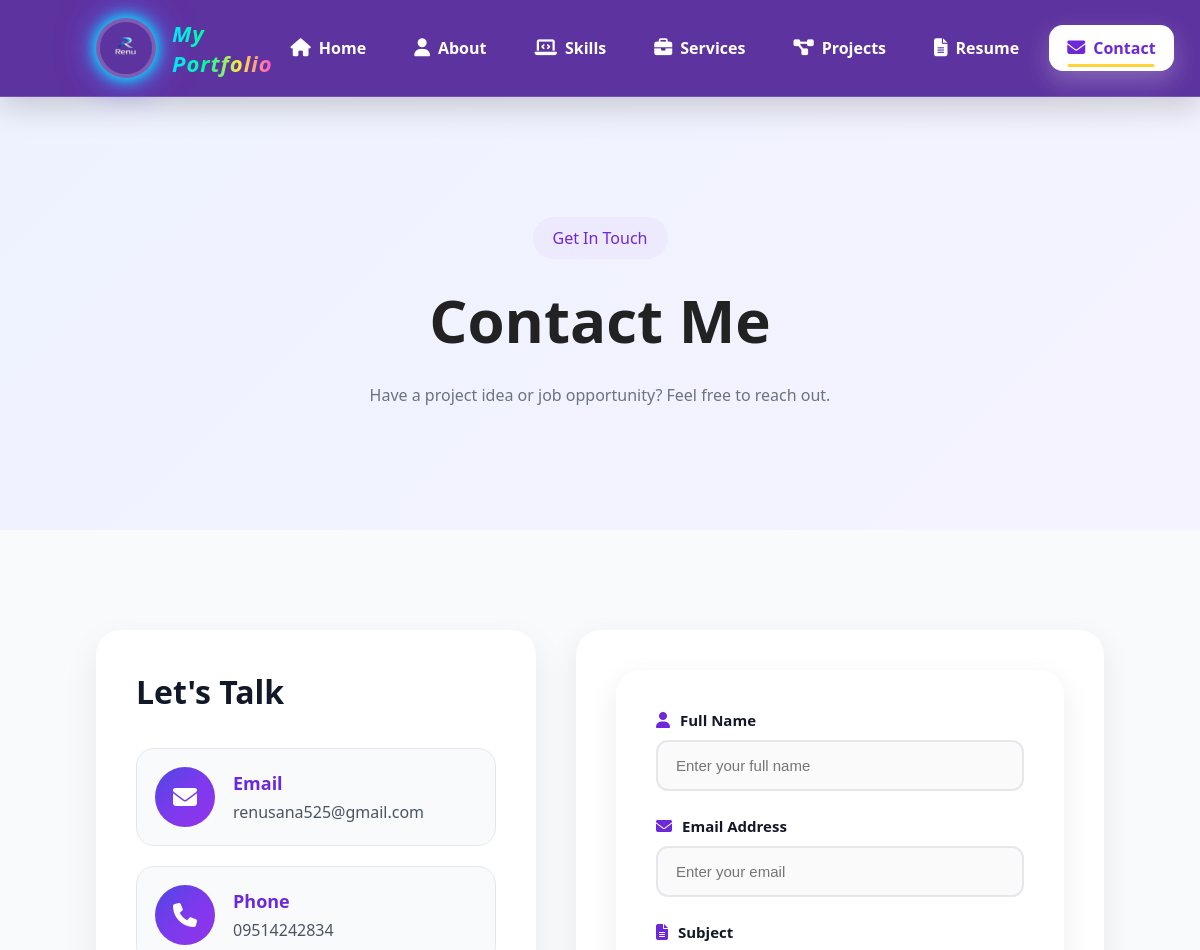
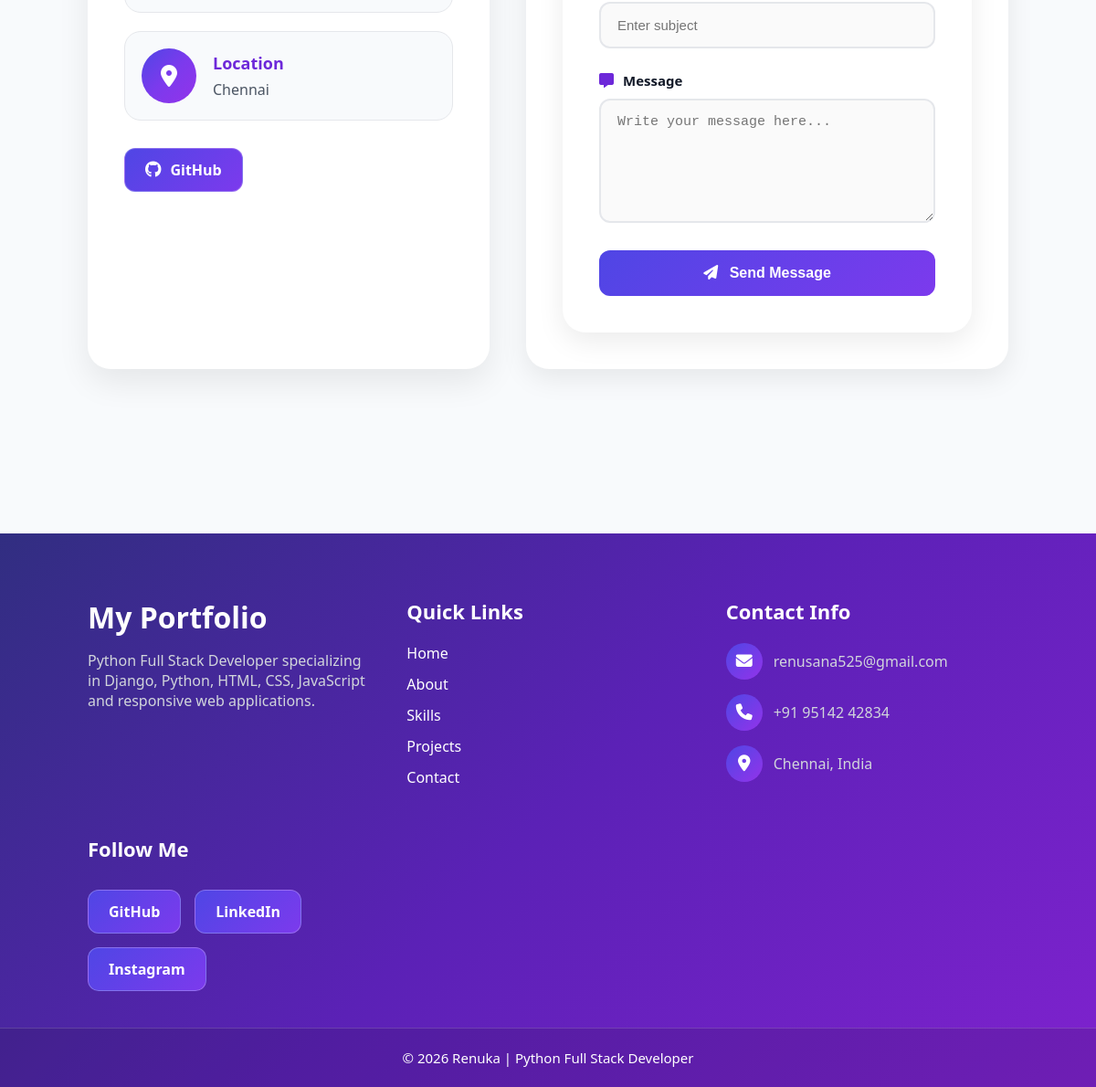
Page /contact/ on the committed database (2 pictures, top to bottom).
### myportfolio/models.py (models this page shows, shortened)
class Profile(models.Model):
    name = models.CharField(max_length=100)
    designation = models.CharField(max_length=150)
    profile_image = models.ImageField(upload_to="profile/")
    short_bio = models.TextField()
    email = models.EmailField()
    phone = models.CharField(max_length=20)
    location = models.CharField(max_length=100)
    github = models.URLField(blank=True)
    linkedin = models.URLField(blank=True)
    resume = models.FileField(upload_to="resume/")

### myportfolio/views.py (the view, shortened to what this page needs)
# urls.py: path("contact/", views.contact, name="contact"),
def contact(request):
    profile = Profile.objects.first()
    context = {"profile": profile}
    return render(request, "portfolio/contact.html", context)

### myportfolio/templates/portfolio/contact.html (shortened to what this page needs)
{% extends 'base.html' %}
{% load static %}
{% block extra_css %}
<link rel="stylesheet" href="{% static 'css/contact.css' %}">
{% endblock %}
{% block content %}
<section class="contact-hero">
    <span class="badge">
        Get In Touch
    </span>
    <h1>
        Contact Me
    </h1>
    <p>
        Have a project idea or job opportunity?
        Feel free to reach out.
    </p>
</section>
<section class="contact-section">
    <div class="contact-container">
        <div class="contact-info">
            <h2>Let's Talk</h2>
            <div class="info-card">
                <div class="info-icon">
                    <i class="fa-solid fa-envelope"></i>
                </div>
                <div class="info-content">
                    <h4>Email</h4>
                    <p>{{ profile.email }}</p>
                </div>
            </div>
            <div class="info-card">
                <div class="info-icon">
                    <i class="fa-solid fa-phone"></i>
                </div>
                <div class="info-content">
                    <h4>Phone</h4>
                    <p>{{ profile.phone }}</p>
                </div>
            </div>
            <div class="info-card">
                <div class="info-icon">
                    <i class="fa-solid fa-location-dot"></i>
                </div>
                <div class="info-content">
                    <h4>Location</h4>
                    <p>{{ profile.location }}</p>
                </div>
            </div>
            <div class="social-links">
                {% if profile.github %}
                <a href="{{ profile.github }}" target="_blank">
                    <i class="fa-brands fa-github"></i>
                    GitHub
                </a>
                {% endif %}
            </div>
        </div>
        <div class="contact-form">
            <form method="POST" class="contact-form">
                <div class="form-group">
                    <label>
                        <i class="fa-solid fa-user"></i>
                        Full Name
                    </label>
                    <input type="text" name="name" placeholder="Enter your full name" required>
                </div>
                <div class="form-group">
                    <label>
                        <i class="fa-solid fa-envelope"></i>
                        Email Address
                    </label>
                    <input type="email" name="email" placeholder="Enter your email" required>
                </div>
                <div class="form-group">
                    <label>
                        <i class="fa-solid fa-file-lines"></i>
                        Subject
                    </label>
                    <input type="text" name="subject" placeholder="Enter subject" required>
                </div>
                <div class="form-group">
                    <label>
                        <i class="fa-solid fa-message"></i>
                        Message
                    </label>
                    <textarea name="message" rows="6" placeholder="Write your message here..." required></textarea>
                </div>
                <button type="submit">
                    <i class="fa-solid fa-paper-plane"></i>
                    Send Message
                </button>
            </form>
        </div>
    </div>
</section>
{% endblock %}

### myportfolio/static/css/base.css (style rules this page uses)
* { margin: 0; padding: 0; box-sizing: border-box; }
html { scroll-behavior: smooth; }
body { font-family: 'Segoe UI', sans-serif; background: #f8fafc; color: #222; }
.social-links { display: flex; flex-wrap: wrap; gap: 12px; margin-top: 15px; }
.social-links a { color: white; text-decoration: none; padding: 10px 18px; border: 1px solid rgba(255, 255, 255, .25); border-radius: 50px; transition: .3s; }

### myportfolio/static/css/contact.css (style rules this page uses)
.contact-hero { padding: 120px 8%; text-align: center; background: linear-gradient(135deg, #eef2ff, #f5f3ff); }
.badge { display: inline-block; background: #ede9fe; color: #6d28d9; padding: 10px 20px; border-radius: 30px; margin-bottom: 20px; }
.contact-hero h1 { font-size: 60px; margin-bottom: 20px; }
.contact-hero p { max-width: 700px; margin: auto; color: #6b7280; line-height: 1.8; }
.contact-section { padding: 100px 8%; }
.contact-container { display: grid; grid-template-columns: 1fr 1.2fr; gap: 40px; }
.contact-info { background: #fff; padding: 40px; border-radius: 25px; box-shadow: 0 15px 35px rgba(0, 0, 0, .08); }
.contact-info h2 { font-size: 32px; margin-bottom: 35px; color: #111827; }
.info-card { display: flex; align-items: center; gap: 18px; padding: 18px; margin-bottom: 20px; border-radius: 18px; background: #f8fafc; border: 1px solid #e5e7eb; transition: .35s; }
.info-icon { width: 60px; height: 60px; display: flex; align-items: center; justify-content: center; border-radius: 50%; background: linear-gradient(135deg, #4f46e5, #7c3aed, #9333ea); color: #fff; font-size: 24px; flex-shrink: 0; transition: .35s; }
.info-content { flex: 1; }
.info-content h4 { font-size: 18px; color: #6d28d9; margin-bottom: 6px; }
.info-content p { font-size: 16px; color: #4b5563; word-break: break-word; }
.social-links { display: flex; gap: 15px; margin-top: 30px; flex-wrap: wrap; }
.social-links a { display: flex; align-items: center; gap: 10px; text-decoration: none; padding: 12px 22px; border-radius: 12px; color: #fff; font-weight: 600; background: linear-gradient(135deg, #4f46e5, #7c3aed); transition: .35s; }
.social-links a i { font-size: 18px; }
.contact-form { background: #fff; padding: 40px; border-radius: 25px; box-shadow: 0 10px 30px rgba(0, 0, 0, .08); }
.form-group { margin-bottom: 25px; }
.form-group label { display: flex; align-items: center; gap: 10px; margin-bottom: 10px; font-size: 15px; font-weight: 600; color: #111827; }
.form-group label i { color: #6d28d9; font-size: 16px; }
.form-group input, .form-group textarea { width: 100%; padding: 15px 18px; border: 2px solid #e5e7eb; border-radius: 12px; font-size: 15px; transition: .3s; outline: none; background: #fafafa; }
.form-group textarea { resize: vertical; }
.contact-form button { width: 100%; border: none; padding: 16px; border-radius: 12px; font-size: 16px; font-weight: 600; color: white; cursor: pointer; background: linear-gradient(135deg, #4f46e5, #7c3aed); transition: .3s; }
.contact-form button i { margin-right: 8px; }

### rows in the picture
Profile: email "renusana525@gmail.com", phone "09514242834", location "Chennai"
